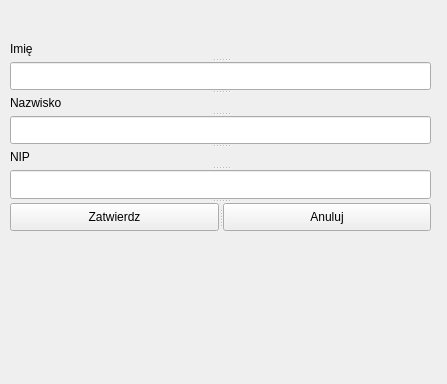
<?xml version="1.0" encoding="UTF-8"?>
<ui version="4.0">
 <class>koszyk</class>
 <widget class="QWidget" name="koszyk">
  <property name="geometry">
   <rect>
    <x>0</x>
    <y>0</y>
    <width>447</width>
    <height>384</height>
   </rect>
  </property>
  <property name="windowTitle">
   <string>koszyk</string>
  </property>
  <widget class="QStackedWidget" name="stackedWidget">
   <property name="geometry">
    <rect>
     <x>0</x>
     <y>10</y>
     <width>441</width>
     <height>371</height>
    </rect>
   </property>
   <property name="currentIndex">
    <number>1</number>
   </property>
   <widget class="QWidget" name="page">
    <widget class="QPushButton" name="pushButton">
     <property name="geometry">
      <rect>
       <x>30</x>
       <y>120</y>
       <width>131</width>
       <height>81</height>
      </rect>
     </property>
     <property name="text">
      <string>Paragon</string>
     </property>
    </widget>
    <widget class="QPushButton" name="pushButton_2">
     <property name="geometry">
      <rect>
       <x>240</x>
       <y>120</y>
       <width>131</width>
       <height>81</height>
      </rect>
     </property>
     <property name="text">
      <string>Faktura</string>
     </property>
    </widget>
   </widget>
   <widget class="QWidget" name="page_3">
    <widget class="QSplitter" name="splitter_4">
     <property name="geometry">
      <rect>
       <x>10</x>
       <y>30</y>
       <width>421</width>
       <height>191</height>
      </rect>
     </property>
     <property name="orientation">
      <enum>Qt::Vertical</enum>
     </property>
     <widget class="QLabel" name="label_3">
      <property name="text">
       <string>Imię</string>
      </property>
     </widget>
     <widget class="QLineEdit" name="imie_txt"/>
     <widget class="QLabel" name="label_2">
      <property name="text">
       <string>Nazwisko</string>
      </property>
     </widget>
     <widget class="QLineEdit" name="nazw_txt"/>
     <widget class="QLabel" name="label">
      <property name="text">
       <string>NIP</string>
      </property>
     </widget>
     <widget class="QLineEdit" name="nip_txt"/>
     <widget class="QSplitter" name="splitter_3">
      <property name="orientation">
       <enum>Qt::Horizontal</enum>
      </property>
      <widget class="QPushButton" name="Zatwierdz_klient_btn">
       <property name="text">
        <string>Zatwierdz</string>
       </property>
      </widget>
      <widget class="QPushButton" name="Anuluj_btn2">
       <property name="text">
        <string>Anuluj</string>
       </property>
      </widget>
     </widget>
    </widget>
   </widget>
   <widget class="QWidget" name="page_2">
    <widget class="QSplitter" name="splitter_2">
     <property name="geometry">
      <rect>
       <x>10</x>
       <y>0</y>
       <width>431</width>
       <height>371</height>
      </rect>
     </property>
     <property name="orientation">
      <enum>Qt::Vertical</enum>
     </property>
     <widget class="QTableWidget" name="produkty_table"/>
     <widget class="QSplitter" name="splitter">
      <property name="orientation">
       <enum>Qt::Horizontal</enum>
      </property>
      <widget class="QPushButton" name="zatwierdz_btn">
       <property name="text">
        <string>PushButton</string>
       </property>
      </widget>
      <widget class="QPushButton" name="anuluj_btn">
       <property name="text">
        <string>PushButton</string>
       </property>
      </widget>
     </widget>
    </widget>
   </widget>
  </widget>
 </widget>
 <layoutdefault spacing="6" margin="11"/>
 <resources/>
 <connections/>
</ui>
